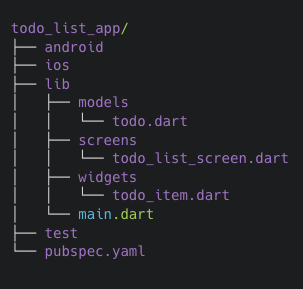
#> input picture chapter2/gambar.png, 303 x 289 px
$ python image.py
#> lines starting #> are read from the running program, lines starting #| are printed output that depends on the picture
from PIL import Image
from PIL import ImageFilter, Image

# [24 lines of commented-out code are left out]

image = Image.open('gambar.png')
#> image is the input picture: PIL image 303x289 RGBA; mean R, G, B, A 33, 33, 36, 255
# Mengubah ukuran gambar
resized_image = image.resize((100, 100))
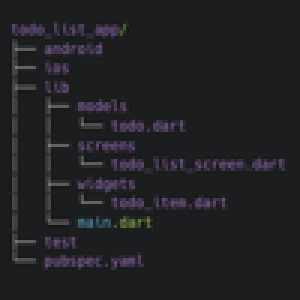
#> resized_image: PIL image 100x100 RGBA (shown 3 times larger); mean R, G, B, A 33, 33, 36, 255

# Menambahkan efek blur
filtered_image = resized_image.filter(ImageFilter.BLUR)
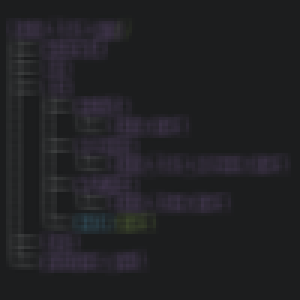
#> filtered_image: PIL image 100x100 RGBA (shown 3 times larger); mean R, G, B, A 33, 33.1, 36, 255

# Menyimpan gambar hasil sebagai PNG tanpa perlu mengonversi mode warna
filtered_image.save('filtered_result.png')
